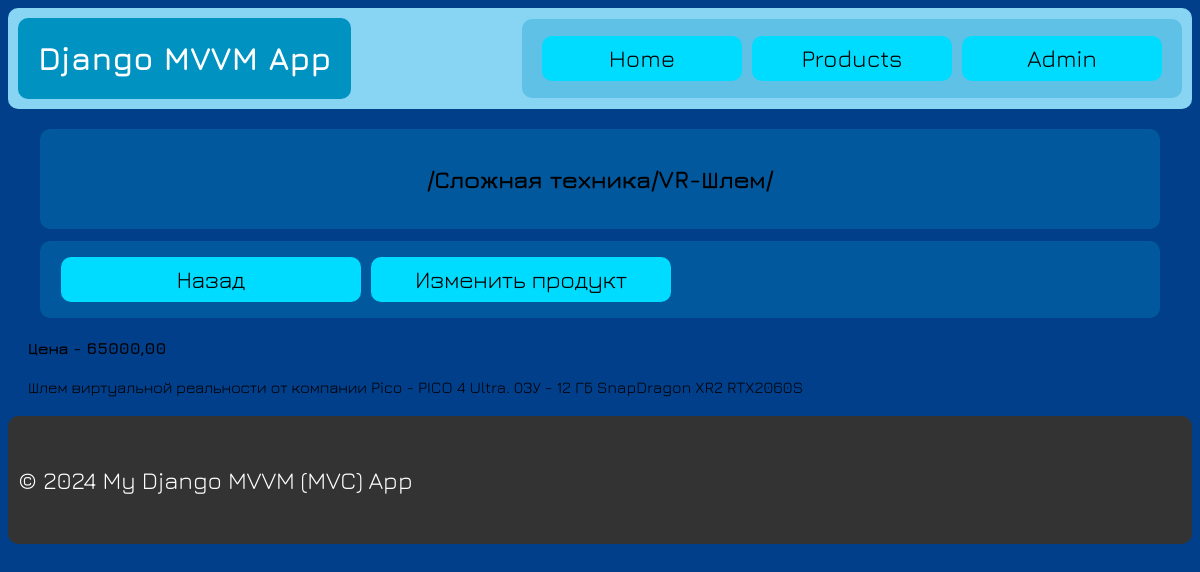
The app's page /categories/2/products/2 with its own data.
### AppName/models.py (models this page shows, shortened)
class Product(models.Model):
    name = models.CharField(max_length=100, verbose_name="Название", blank=True)
    category = models.ForeignKey(Category, on_delete=models.CASCADE, verbose_name='Категория')
    price = models.DecimalField(verbose_name="Цена", max_digits=10, decimal_places=2)
    descriptions = models.TextField(verbose_name="Описание", blank=True)
    class Meta:
        verbose_name = "Продукт"
        verbose_name_plural = "Продукты"
    def __str__(self):
        return self.name

class Category(models.Model):
    name = models.CharField(max_length=100, verbose_name="Название", blank=True)
    slug = models.SlugField(verbose_name="Slug", max_length=150)
    class Meta:
        verbose_name = "Категория"
        verbose_name_plural = "Категории"
    def __str__(self):
        return self.name

### AppName/views.py (the view, shortened to what this page needs)
# urls.py: path('categories/<int:pk>/products/<int:pk2>', ProductCardView.as_view(), name='card_product'),      # Страница продукта
class ProductCardView(TemplateView):
    template_name = 'product_card.html'
    filters_array = []
    def get(self, request, *args, **kwargs):
        self.ProductsVM = ProductsViewModel()
        self.filter_products = self.ProductsVM.filter_products()
        self.filter_type = self.ProductsVM.set_type_filter('category_id')
        self.filters_array1 = kwargs.get('pk')
        print(self.filters_array1)
        self.filters_array2 = kwargs.get('pk2')
        self.products = self.ProductsVM.get_products(self.filters_array1)
        self.product = self.ProductsVM.get_product(self.filters_array2)
        print(self.products, self.product)
        return self.render_to_response({
            'pk': self.filters_array1,
            'pk2': self.filters_array2,
            'products': self.products,
            'product': self.product,
        })

### AppName/viewmodels/products_viewmodel.py (called while the page is built)
    def load_products(self, filter=False, filter_array=None):
        if not filter:
            self.products = Product.objects.all()
        else:
            if self.filter_type == 'category_id' and filter_array:
                self.products = Product.objects.filter(category_id=int(filter_array))
            else:
                self.products = Product.objects.all()

    def get_products(self, filter_array=''):
        if not self.products and not self.filter_products_bool:
            self.load_products()
        elif self.filter_products_bool:
            self.load_products(filter=True, filter_array=filter_array)
        return self.products

    def filter_products(self):
        if self.filter_products_bool:
            self.filter_products_bool = False
        else:
            self.filter_products_bool = True

    def set_type_filter(self, type_filter: str):
        self.filter_type = type_filter

    def get_product(self, id):
        try:
            return Product.objects.get(pk=int(id))
        except Product.DoesNotExist:
            return None

### AppName/templates/product_card.html (shortened to what this page needs)
{% extends 'base.html' %}
{% load static %}
{% block extra_css %}
<link rel="stylesheet" href="{% static 'css/product_card.css' %}">
{% endblock %}
{% block content %}
    <div class="block-h2">
        <h2>/{{ product.category }}/{{ product.name }}/</h2>
    </div>
    <div class="block-buttons">
        <a class="button" href="{% url 'products' pk=pk %}">Назад</a>
        <a class="button" href="{% url 'change_product' pk=pk pk2=product.pk %}">Изменить продукт</a>
    </div>
    <h4>Цена - {{ product.price }}</h4>
    {{ product.descriptions }}
{% endblock %}

### AppName/static/css/base.css (style rules this page uses)
:root { --global-color-element: rgb(0, 147, 194); --global-background-color-element: rgb(1, 63, 139); --global-side-background-color-element: rgba(0, 147, 194, 30%); --header-background-color: #87d5f3; --header-color-button: rgb(0, 220, 255); --header-color-border-button: rgb(0, 220, 255); --header-color-button-hover: rgb(0, 147, 194); --header-color-border-button-hover: rgb(0, 147, 194); --header-color-button-active: rgb(2, 67, 151); --header-color-border-button-active: rgb(2, 67, 151); --footer-background-color: #333; }
body { font-family: "Jura", serif; display: flex; flex-direction: column; background-color: var(--global-background-color-element); }
.button { display: flex; justify-content: center; align-items: center; width: 300px; height: 45px; margin-left: 5px; margin-right: 5px; border-radius: 10px; border: var(--header-color-button); background: var(--header-color-button); text-decoration: none; font-size: 24px; color: black; }
.block-buttons { display: flex; background-color: var(--global-side-background-color-element); padding: 16px; margin: 12px 12px; border-radius: 10px; }
.block-h2 { display: flex; justify-content: center; align-items: center; flex-direction: column; background-color: var(--global-side-background-color-element); padding: 16px; margin: 0 12px; border-radius: 10px; }

### records on screen
Product: category "Сложная техника", name "VR-Шлем", price "65000,00", descriptions "Шлем виртуальной реальности от компании Pico - PICO 4 Ultra. ОЗУ - 12 ГБ SnapDragon XR2 RTX2060S"
